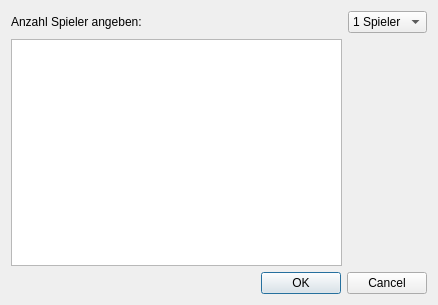
<?xml version="1.0" encoding="UTF-8"?>
<ui version="4.0">
 <class>MultiplayerDialog</class>
 <widget class="QDialog" name="MultiplayerDialog">
  <property name="geometry">
   <rect>
    <x>0</x>
    <y>0</y>
    <width>438</width>
    <height>305</height>
   </rect>
  </property>
  <property name="windowTitle">
   <string>Dialog</string>
  </property>
  <layout class="QGridLayout" name="gridLayout">
   <item row="0" column="0">
    <widget class="QLabel" name="label">
     <property name="text">
      <string>Anzahl Spieler angeben:</string>
     </property>
    </widget>
   </item>
   <item row="0" column="1">
    <widget class="QComboBox" name="cBSpieleranzahl">
     <item>
      <property name="text">
       <string>1 Spieler</string>
      </property>
     </item>
     <item>
      <property name="text">
       <string>2 Spieler</string>
      </property>
     </item>
     <item>
      <property name="text">
       <string>3 Spieler</string>
      </property>
     </item>
     <item>
      <property name="text">
       <string>4 Spieler</string>
      </property>
     </item>
     <item>
      <property name="text">
       <string>5 Spieler</string>
      </property>
     </item>
     <item>
      <property name="text">
       <string>6 Spieler</string>
      </property>
     </item>
     <item>
      <property name="text">
       <string>7 Spieler</string>
      </property>
     </item>
    </widget>
   </item>
   <item row="1" column="0">
    <widget class="QTableView" name="tBSpielernamen"/>
   </item>
   <item row="2" column="0" colspan="2">
    <widget class="QDialogButtonBox" name="buttonBox">
     <property name="orientation">
      <enum>Qt::Horizontal</enum>
     </property>
     <property name="standardButtons">
      <set>QDialogButtonBox::Cancel|QDialogButtonBox::Ok</set>
     </property>
    </widget>
   </item>
  </layout>
 </widget>
 <resources/>
 <connections>
  <connection>
   <sender>buttonBox</sender>
   <signal>accepted()</signal>
   <receiver>MultiplayerDialog</receiver>
   <slot>accept()</slot>
   <hints>
    <hint type="sourcelabel">
     <x>248</x>
     <y>254</y>
    </hint>
    <hint type="destinationlabel">
     <x>157</x>
     <y>274</y>
    </hint>
   </hints>
  </connection>
  <connection>
   <sender>buttonBox</sender>
   <signal>rejected()</signal>
   <receiver>MultiplayerDialog</receiver>
   <slot>reject()</slot>
   <hints>
    <hint type="sourcelabel">
     <x>316</x>
     <y>260</y>
    </hint>
    <hint type="destinationlabel">
     <x>286</x>
     <y>274</y>
    </hint>
   </hints>
  </connection>
 </connections>
</ui>
